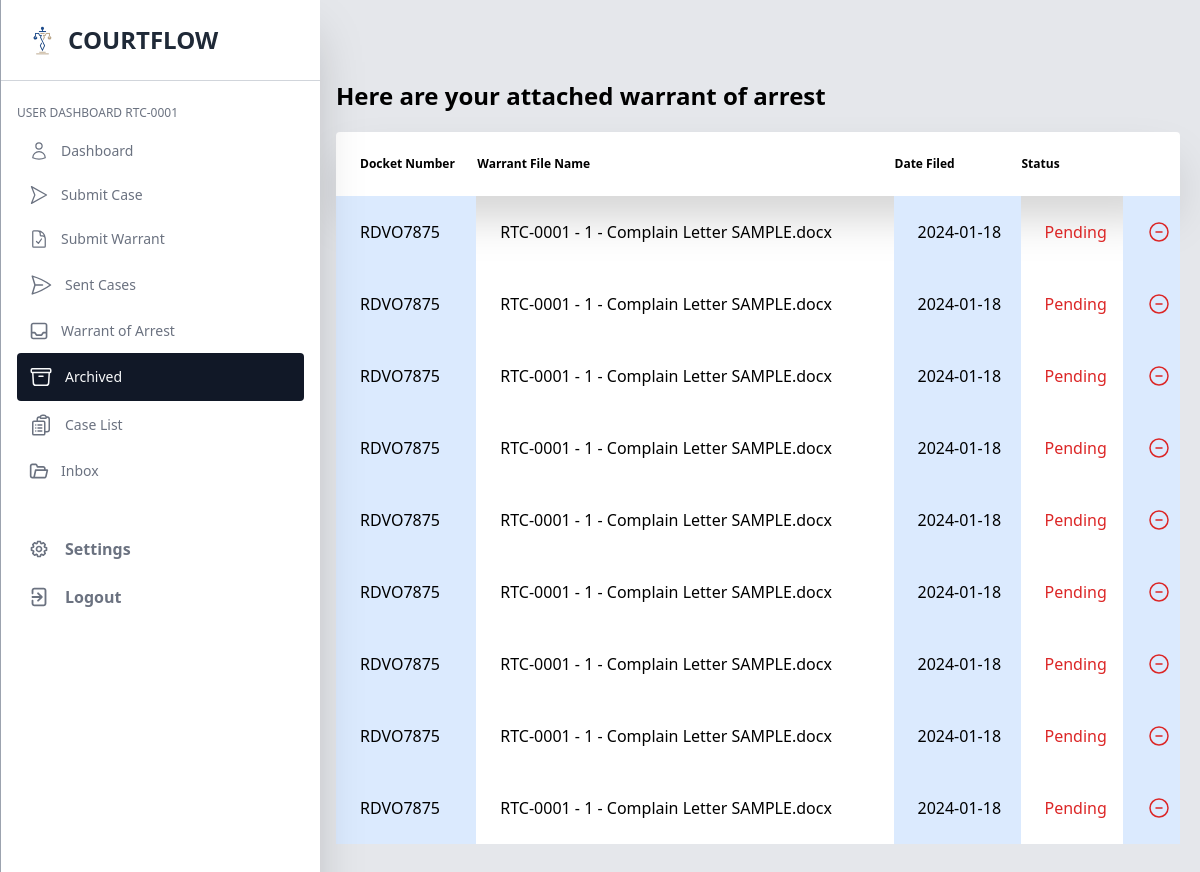
/src/pages/user/userArchived.php (signed in), run on the app's committed database.
### tables this page shows
CREATE TABLE `rtc_warrant` (
  `id` int(11) NOT NULL,
  `V1_CaseId` int(11) NOT NULL,
  `V2_CaseId` int(11) NOT NULL,
  `V3_CaseId` int(11) NOT NULL,
  `FromEmployee` varchar(50) NOT NULL,
  `DocketNumber` varchar(30) NOT NULL,
  `FileName` varchar(300) NOT NULL,
  `FileType` varchar(300) NOT NULL,
  `FileSize` int(11) NOT NULL,
  `FileData` blob NOT NULL,
  `DateIssued` date NOT NULL,
  `isPending` tinyint(1) NOT NULL DEFAULT 0
);

### src/pages/user/userArchived.php (the view, shortened to what this page needs)
<?php
include('../../connection/config.php');
$loggedInEmployeeId = $_SESSION['employeeId'] ?? '';
$loggedInRole = $_SESSION['role'] ?? '';
$stmt = $conn->prepare("SELECT * FROM roles WHERE Role=?");
$stmt->bind_param("s", $loggedInRole);
$stmt->execute();
$result = $stmt->get_result();
$row = $result->fetch_assoc();
$RTCWarrantSql = "SELECT * FROM rtc_warrant WHERE FromEmployee = '$loggedInEmployeeId'";
$RTCWarrantResult = $conn->query($RTCWarrantSql);
$SubmitCase = $row['SubmitCase'];
$SubmitWarrant = $row['SubmitWarrant'];
$SentCases = $row['SentCases'];
$Inbox = $row['Inbox'];
$WarrantArrest = $row['WarrantArrest'];
$Archived = $row['Archived'];
$CaseList = $row['CaseList'];
?>
<!DOCTYPE html>
<html lang="en">
<head>
    <link href="../../../dist/output.css" rel="stylesheet" />
    <script src="https://cdn.tailwindcss.com"></script>
</head>
<body class="bg-gray-200">
    <div>
        <div class="hidden lg:block navbar-menu relative z-50">
            <nav class="fixed top-0 left-0 bottom-0 flex flex-col w-3/4 lg:w-80 sm:max-w-xs pt-6 pb-8 bg-white overflow-y-auto border-l border-gray-400 shadow-2xl">
                <div class="flex w-full items-center px-6 pb-6 mb-6 lg:border-b border-gray-300">
                    <a class="text-xl text-white font-semibold" href="#">
                        <img class="h-8" src="../../images/CFLogo.png" alt="" width="auto">
                    </a>
                    <span class="text-2xl text-gray-800 ml-2 inline-block uppercase font-bold">CourtFlow</span>
                </div>
                <div class="px-4 pb-6">
                    <?php if (!empty($loggedInRole)) : ?>
                        <h3 class="mb-2 text-xs uppercase text-gray-500 font-medium">User Dashboard <?php echo $loggedInEmployeeId; ?>
                        </h3>
                    <?php endif; ?>
                    <ul class="text-sm font-medium">
                        <li>
                            <a class="flex items-center pl-3 py-3 pr-2 text-gray-500 hover:bg-gray-700 hover:text-white transition duration-300 border-gray-500 rounded" href="userDashboard.php">
                                <span class="inline-block mr-3">
                                </span>
                                <span>Dashboard</span>
                            </a>
                        </li>
                        <li class="<?php echo ($SubmitCase === 0) ? 'hidden' : ''; ?>">
                            <a class="flex items-center pl-3 py-3 pr-2 text-gray-500 hover:bg-gray-700 hover:text-white transition duration-300 border-gray-500 rounded" href="userSubmitCase.php">
                                <span class="inline-block mr-3">
                                    <svg class="w-5 h-5" xmlns="http://www.w3.org/2000/svg" fill="none" viewBox="0 0 24 24" stroke-width="1.5" stroke="currentColor">
                                    <path stroke-linecap="round" stroke-linejoin="round" d="M21 12L3 22l4-10-4-10 18 10z">
                                    </path>
                                </svg>
                                </span>
                                <span>Submit Case</span>
                            </a>
                        </li>
                        <li class="<?php echo ($SubmitWarrant === 0) ? 'hidden' : ''; ?>">
                            <a class="flex items-center pl-3 py-3 pr-2 text-gray-500 hover:bg-gray-700 hover:text-white transition duration-300 border-gray-500 rounded" href="userSubmitWarrant.php">
                                <span class="inline-block mr-3">
                                </span>
                                <span>Submit Warrant</span>
                            </a>
                        </li>
                        <li class="<?php echo ($SentCases === 0) ? 'hidden' : ''; ?>">
                            <a class="flex items-center pl-3 py-3 pr-2 text-gray-500 hover:bg-gray-700 hover:text-white transition duration-300 border-gray-500 rounded" href="userSentCases.php">
                                <span class="inline-block mr-3">
                                    <svg xmlns="http://www.w3.org/2000/svg" fill="none" viewBox="0 0 24 24" stroke-width="1.5" stroke="currentColor" class="w-6 h-6">
                                        <path stroke-linecap="round" stroke-linejoin="round" d="M6 12 3.269 3.125A59.769 59.769 0 0 1 21.485 12 59.768 59.768 0 0 1 3.27 20.875L5.999 12Zm0 0h7.5" />
                                    </svg>
                                </span>
                                <span>Sent Cases</span>
                            </a>
                        </li>
                        <li class="<?php echo ($WarrantArrest === 0) ? 'hidden' : ''; ?>">
                            <a class="flex items-center pl-3 py-3 pr-2 text-gray-500 hover:bg-gray-700 hover:text-white transition duration-300 border-gray-500 rounded" href="userWarrant.php">
                                <span class="inline-block mr-3">
                                </span>
                                <span>Warrant of Arrest</span>
                            </a>
                        </li>
                        <li class="<?php echo ($Archived === 0) ? 'hidden' : ''; ?>">
                            <a class="flex items-center pl-3 py-3 pr-4 text-gray-50 bg-gray-900 rounded" href="#">
                                <span class="inline-block mr-3">
                                </span>
                                <span>Archived</span>
                            </a>
                        </li>
                        <li class="<?php echo ($CaseList === 0) ? 'hidden' : ''; ?>">
                            <a class="flex items-center pl-3 py-3 pr-2 text-gray-500 hover:bg-gray-700 hover:text-white transition duration-300 border-gray-500 rounded" href="userCaseList.php">
                                <span class="inline-block mr-3">
                                </span>
                                <span>Case List</span>
                            </a>
                        </li>
                        <li class="<?php echo ($Inbox === 0) ? 'hidden' : ''; ?>">
                            <a class="flex items-center pl-3 py-3 pr-2 text-gray-500 hover:bg-gray-700 hover:text-white transition duration-300 border-gray-500 rounded" href="userInbox.php">
                                <span class="inline-block mr-3">
                                </span>
                                <span>Inbox</span>
                            </a>
                        </li>
                    </ul>
                    <div class="pt-8">
                        <a class="flex items-center pl-3 py-3 pr-2 text-gray-500 hover:bg-gray-700 hover:text-white transition duration-300 border-gray-500 rounded" href="#">
                            <span class="inline-block mr-4">
                            </span>
                            <span class="font-semibold">Settings</span>
                        </a>
                        <form action="../../controller/logout.php" method="post">
                            <a class="flex items-center pl-3 py-3 pr-2 text-gray-500 hover:bg-gray-700 hover:text-white transition duration-300 border-gray-500 rounded">
                                <span class="inline-block mr-4">
                                </span>
                                <button type="submit" name="logout" class="font-semibold">Logout</button>
                            </a>
                        </form>
                    </div>
                </div>
            </nav>
        </div>
    </div>
    <?php if ($loggedInRole === "RTC") : ?>
        <div class="<?php echo ($loggedInRole === "RTC") ? '' : 'hidden'; ?> py-20 ml-40 mr-5 pl-44">
            <h3 class="text-2xl font-semibold">Here are your attached warrant of arrest </h3>
            <table class="mt-5 table-auto w-full bg-white rounded">
                <thead class="border-gray-500 shadow-2xl">
                    <tr>
                        <th class="pl-6 py-6">
                            <p class="flex items-center text-xs">Docket Number</p>
                        </th>
                        <th>
                            <p class="flex items-center text-xs">Warrant File Name</p>
                        </th>
                        <th>
                            <p class="flex items-center text-xs">Date Filed</p>
                        </th>
                        <th>
                            <p class="flex items-center text-xs">Status</p>
                        </th>
                    </tr>
                </thead>
                <tbody>
                    <?php
                    foreach ($RTCWarrantResult as $RTCWarrant) :
                        $isPending = $RTCWarrant['isPending'];
                    ?>
                        <tr>
                            <td class="pl-6 py-6 bg-blue-100"><?= $RTCWarrant['DocketNumber']; ?></td>
                            <td class="pl-6 py-6"><?= $RTCWarrant['FileName']; ?></td>
                            <td class="pl-6 py-6 bg-blue-100"><?= $RTCWarrant['DateIssued']; ?></td>
                            <td class="pl-6 py-6">
                                <?php if ($isPending == 0) : ?>
                                    <span class="text-red-600">
                                        Pending
                                    </span>
                                <?php else : ?>
                                    <span class="text-green-600">
                                        Standing
                                    </span>
                                <?php endif; ?>
                            <td class="pl-6 py-6 bg-blue-100">
                                <a href="../../controller/user_archiveController.php?pending=<?= $RTCWarrant['id']; ?>" class="text-red-600">
                                    <svg xmlns="http://www.w3.org/2000/svg" fill="none" viewBox="0 0 24 24" stroke-width="1.5" stroke="currentColor" class="w-6 h-6">
                                        <path stroke-linecap="round" stroke-linejoin="round" d="M15 12H9m12 0a9 9 0 11-18 0 9 9 0 0118 0z" />
                                    </svg>
                                </a>
                            </td>
                            </td>
                        </tr>
                    <?php endforeach; ?>
                </tbody>
            </table>
        </div>
    <?php endif; ?>
</body>
</html>

### data on the page
rtc_warrant: DocketNumber "RDVO7875", FileName "RTC-0001 - 1 - Complain Letter SAMPLE.docx", DateIssued "2024-01-18", isPending "Pending"
rtc_warrant: DocketNumber "RDVO7875", FileName "RTC-0001 - 1 - Complain Letter SAMPLE.docx", DateIssued "2024-01-18", isPending "Pending"
rtc_warrant: DocketNumber "RDVO7875", FileName "RTC-0001 - 1 - Complain Letter SAMPLE.docx", DateIssued "2024-01-18", isPending "Pending"
rtc_warrant: DocketNumber "RDVO7875", FileName "RTC-0001 - 1 - Complain Letter SAMPLE.docx", DateIssued "2024-01-18", isPending "Pending"
rtc_warrant: DocketNumber "RDVO7875", FileName "RTC-0001 - 1 - Complain Letter SAMPLE.docx", DateIssued "2024-01-18", isPending "Pending"
rtc_warrant: DocketNumber "RDVO7875", FileName "RTC-0001 - 1 - Complain Letter SAMPLE.docx", DateIssued "2024-01-18", isPending "Pending"
rtc_warrant: DocketNumber "RDVO7875", FileName "RTC-0001 - 1 - Complain Letter SAMPLE.docx", DateIssued "2024-01-18", isPending "Pending"
rtc_warrant: DocketNumber "RDVO7875", FileName "RTC-0001 - 1 - Complain Letter SAMPLE.docx", DateIssued "2024-01-18", isPending "Pending"
rtc_warrant: DocketNumber "RDVO7875", FileName "RTC-0001 - 1 - Complain Letter SAMPLE.docx", DateIssued "2024-01-18", isPending "Pending"

### other printed values
$loggedInEmployeeId "RTC-0001"
